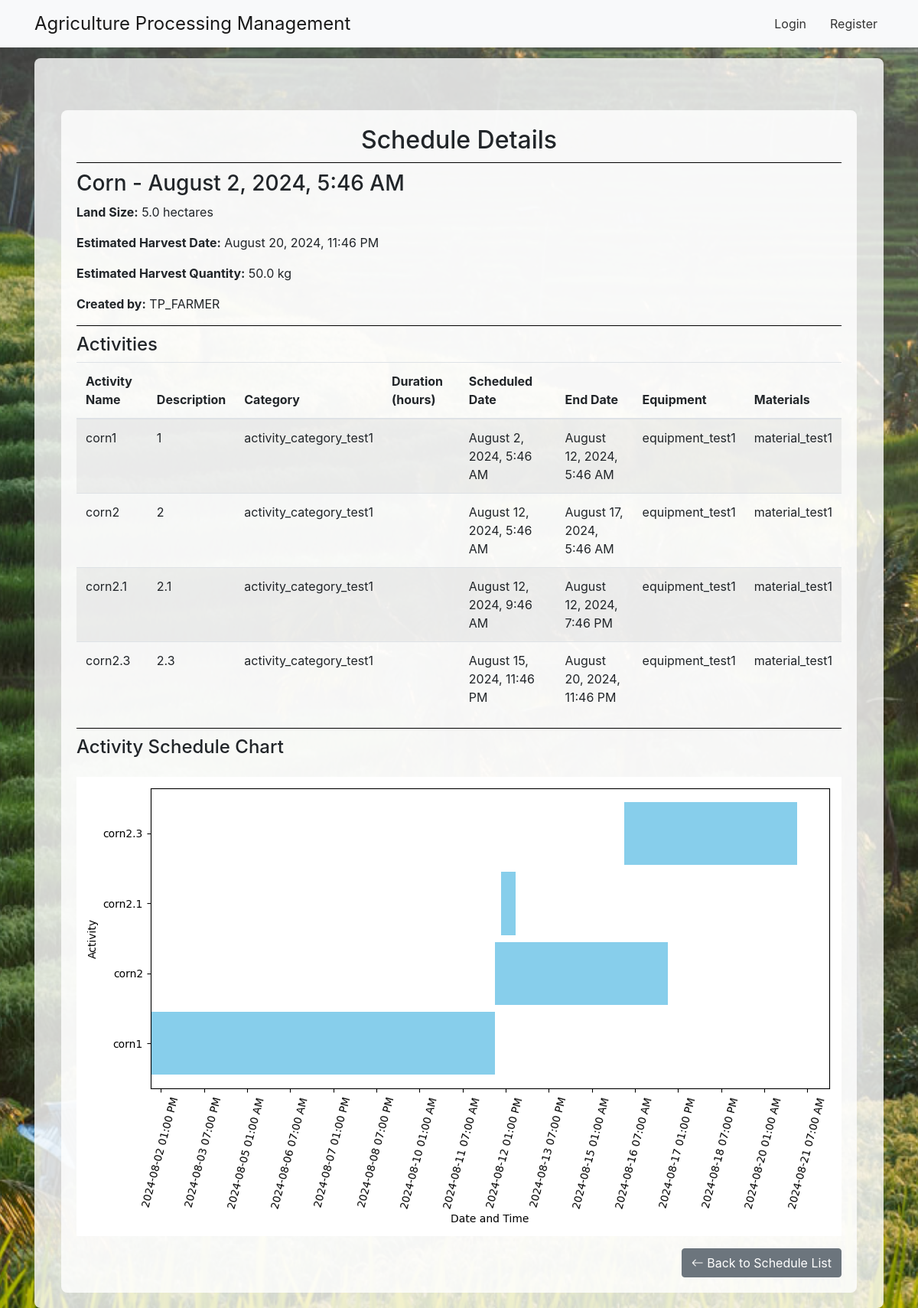
Page /calendar/63/ on the committed database.
### APM_APP/models.py (models this page shows, shortened)
class FarmerAgriculturalWork(models.Model):
    user = models.ForeignKey(User, on_delete=models.CASCADE)
    crop = models.ForeignKey(Crop, on_delete=models.CASCADE)
    land_size = models.FloatField()
    start_date = models.DateTimeField()
    estimated_harvest_date = models.DateTimeField(null=True, blank=True)
    estimated_harvest_quantity = models.FloatField(null=True, blank=True)

class Crop(models.Model):
    name = models.CharField(max_length=100)
    description = models.TextField()

class User(AbstractUser):
    USER_TYPES = (
        ('farmer', 'Farmer'),
        ('village_admin', 'Village Admin'),
        ('system_admin', 'System Admin'),
    )
    user_type = models.CharField(max_length=15, choices=USER_TYPES, default='farmer')

class FarmerSchedule(models.Model):
    farmer_work = models.ForeignKey(FarmerAgriculturalWork, on_delete=models.CASCADE)
    activity = models.ForeignKey(Activity, on_delete=models.CASCADE)
    scheduled_date = models.DateTimeField(null=True, blank=True)
    end_date = models.DateTimeField(null=True, blank=True)
    human_resources_needed = models.IntegerField()
    funds_needed = models.FloatField()
    activity_name = models.CharField(max_length=100, default='Unknown Activity')
    activity_description = models.TextField(default='No description available')
    activity_duration = models.IntegerField(default=0)
    activity_start_after_hours = models.IntegerField(default=0)

class Activity(models.Model):
    crop = models.ForeignKey(Crop, on_delete=models.CASCADE)
    name = models.CharField(max_length=100)
    description = models.TextField()
    category = models.ForeignKey(ActivityCategory, on_delete=models.CASCADE)
    duration = models.IntegerField()
    equipment = models.ManyToManyField(Equipment)
    materials = models.ManyToManyField(Material)
    optionnal = models.BooleanField(default=False)
    depends_on = models.ForeignKey('self', null=True, blank=True, on_delete=models.SET_NULL, related_name='dependent_activities')
    start_after_hours = models.IntegerField(default=0)

class ActivityCategory(models.Model):
    name = models.CharField(max_length=100)
    description = models.TextField()

class Equipment(models.Model):
    name = models.CharField(max_length=100)
    description = models.TextField()

class Material(models.Model):
    name = models.CharField(max_length=100)
    description = models.TextField()

### APM_APP/views.py (the view)
# urls.py: path('calendar/<int:pk>/', views.CalendarDetailView.as_view(), name='calendar_detail'),
class CalendarDetailView(View):
    def get(self, request, pk):
        calendar = get_object_or_404(FarmerAgriculturalWork, pk=pk)
        scheduled_activities = FarmerSchedule.objects.filter(farmer_work=calendar)
        fig, ax = plt.subplots(figsize=(10, 6))
        for scheduled_activity in scheduled_activities:
            start_date = mdates.date2num(scheduled_activity.scheduled_date)
            end_date = mdates.date2num(scheduled_activity.end_date)
            duration = end_date - start_date
            ax.barh(scheduled_activity.activity_name, duration, left=start_date, color='skyblue', height=0.9)
        ax.set_xlabel('Date and Time')
        ax.set_ylabel('Activity')
        ax.xaxis_date()
        ax.xaxis.set_major_locator(mdates.HourLocator(interval=30))
        ax.xaxis.set_major_formatter(mdates.DateFormatter('%Y-%m-%d %I:%M %p'))
        plt.xticks(rotation=75)
        plt.tight_layout()
        buffer = BytesIO()
        plt.savefig(buffer, format='png')
        buffer.seek(0)
        image_png = buffer.getvalue()
        buffer.close()
        graphic = base64.b64encode(image_png).decode('utf-8')
        return render(request, 'calendar_detail.html', {
            'calendar': calendar,
            'scheduled_activities': scheduled_activities,
            'graphic': graphic,
        })

### APM_APP/templates/calendar_detail.html (shortened to what this page needs)
{% extends "base.html" %}
{% load crispy_forms_tags %}
{% block content %}
<div class="container mt-5">
    <div class="content-wrapper">
        <h2 class="text-center">Schedule Details</h2>
        <div class="separator"></div>
        <h3>{{ calendar.crop.name }} - {{ calendar.start_date|date:"F j, Y, g:i A" }}</h3>
        <p><strong>Land Size:</strong> {{ calendar.land_size }} hectares</p>
        <p><strong>Estimated Harvest Date:</strong> {{ calendar.estimated_harvest_date|date:"F j, Y, g:i A" }}</p>
        <p><strong>Estimated Harvest Quantity:</strong> {{ calendar.estimated_harvest_quantity }} kg</p>
        <p><strong>Created by:</strong> {{ calendar.user.username }}</p>
        <div class="separator"></div>
        <h4>Activities</h4>
        <table class="table table-striped">
            <thead>
                <tr>
                    <th>Activity Name</th>
                    <th>Description</th>
                    <th>Category</th>
                    <th>Duration (hours)</th>
                    <th>Scheduled Date</th>
                    <th>End Date</th>
                    <th>Equipment</th>
                    <th>Materials</th>
                </tr>
            </thead>
            <tbody>
                {% for item in scheduled_activities %}
                    <tr>
                        <td>{{ item.activity.name }}</td>
                        <td>{{ item.activity.description }}</td>
                        <td>{{ item.activity.category.name }}</td>
                        <td>{{ item.duration }}</td>
                        <td>{{ item.scheduled_date|date:"F j, Y, g:i A" }}</td>
                        <td>{{ item.end_date|date:"F j, Y, g:i A" }}</td>
                        <td>
                            {% for equipment in item.activity.equipment.all %}
                                {{ equipment.name }}{% if not forloop.last %}, {% endif %}
                            {% endfor %}
                        </td>
                        <td>
                            {% for material in item.activity.materials.all %}
                                {{ material.name }}{% if not forloop.last %}, {% endif %}
                            {% endfor %}
                        </td>
                    </tr>
                {% endfor %}
            </tbody>
        </table>
        <div class="separator"></div>
        <h4>Activity Schedule Chart</h4>
        <div class="text-center mt-4">
            <img alt="Activity Schedule">
        </div>
        <div class="d-flex justify-content-between mt-3">
            <a href="{% url 'schedule_list' %}" class="btn btn-secondary">
                <i class="bi bi-arrow-left"></i> Back to Schedule List
            </a>
        </div>
    </div>
</div>
{% endblock %}

### APM_APP/templates/base.html (shortened to what this page needs)
<!DOCTYPE html>
<html lang="en">
<head>
    {% load static %}
    <link rel="stylesheet" href="https://stackpath.bootstrapcdn.com/bootstrap/4.5.2/css/bootstrap.min.css">
    <link rel="stylesheet" href="https://cdnjs.cloudflare.com/ajax/libs/bootstrap-icons/1.5.0/font/bootstrap-icons.min.css">
</head>
<body>
    <nav class="navbar navbar-expand-lg navbar-light bg-light fixed-top">
        <div class="container">
            <a class="navbar-brand" href="{% url 'home' %}">Agriculture Processing Management</a>
            <div class="collapse navbar-collapse" id="navbarNav">
                <ul class="navbar-nav ml-auto">
                    {% if user.is_authenticated %}
                        <li class="nav-item">
                            <a class="nav-link" href="{% url 'activity_list' %}">Activity List</a>
                        </li>
                        <li class="nav-item">
                            <a class="nav-link" href="{% url 'schedule_list' %}">Schedule List</a>
                        </li>
                        <li class="nav-item">
                            <a class="nav-link" href="{% url 'profile' %}">Profile</a>
                        </li>
                        <li class="nav-item">
                            <a class="nav-link" href="#" onclick="document.getElementById('logout-form').submit();">Logout</a>
                        </li>
                        <form id="logout-form" method="post" action="{% url 'logout' %}" style="display: none;">
                            {% csrf_token %}
                            <button type="submit">Logout</button>
                        </form>
                    {% else %}
                        <li class="nav-item">
                            <a class="nav-link" href="{% url 'login' %}">Login</a>
                        </li>
                        <li class="nav-item">
                            <a class="nav-link" href="{% url 'register' %}">Register</a>
                        </li>
                    {% endif %}
                </ul>
            </div>
        </div>
    </nav>
    <div class="home-background">
        <div class="container full-height">
            <div class="content-wrapper">
                {% block content %}
                {% endblock %}
            </div>
        </div>
    </div>
</body>
</html>

### rows in the picture
FarmerAgriculturalWork: crop.name "Corn", start_date "August 2, 2024, 5:46 AM", land_size "5.0", estimated_harvest_date "August 20, 2024, 11:46 PM", estimated_harvest_quantity "50.0", user.username "TP_FARMER"
FarmerSchedule: activity.name "corn1", activity.description "1", activity.category.name "activity_category_test1", scheduled_date "August 2, 2024, 5:46 AM", end_date "August 12, 2024, 5:46 AM"
Equipment: name "equipment_test1"
Material: name "material_test1"
FarmerSchedule: activity.name "corn2", activity.description "2", activity.category.name "activity_category_test1", scheduled_date "August 12, 2024, 5:46 AM", end_date "August 17, 2024, 5:46 AM"
FarmerSchedule: activity.name "corn2.1", activity.description "2.1", activity.category.name "activity_category_test1", scheduled_date "August 12, 2024, 9:46 AM", end_date "August 12, 2024, 7:46 PM"
FarmerSchedule: activity.name "corn2.3", activity.description "2.3", activity.category.name "activity_category_test1", scheduled_date "August 15, 2024, 11:46 PM", end_date "August 20, 2024, 11:46 PM"
